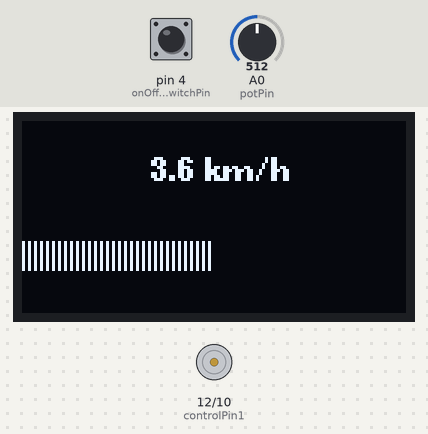
A sketch run on a simulated Arduino Uno, built with avr-gcc and run on an emulated ATmega328P. On the bench: 128×64 one-colour display, motor-driver pin pairs drawn as motors (green arrow = first pin HIGH = forward, orange = second pin HIGH = backward, longer = more drive, scaled by the enable pin). The inputs (shaded band) are chosen by the test bench; at power-on: pin 4 (onOffSwitchStateSwitchPin) LOW, A0 (potPin) = 512.

Above: at 1.2 s.
1.3 s: pin 4 (onOffSwitchStateSwitchPin) pulled HIGH for 0.15 s
At 1.9 s:
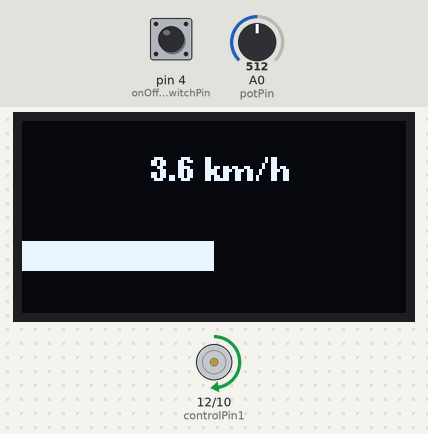
2.9 s: A0 (potPin) set to 716
At 3.3 s:
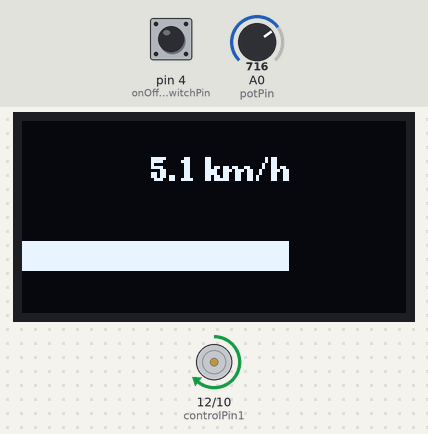
4.4 s: A0 (potPin) set to 900
At 4.9 s:
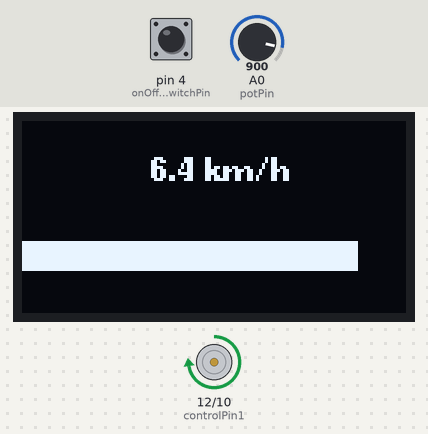
5.9 s: A0 (potPin) set to 122
At 6.4 s:
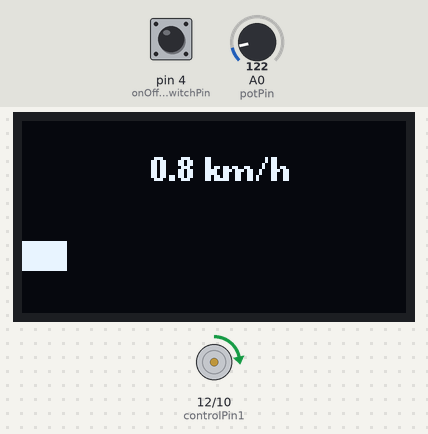
7.4 s: pin 4 (onOffSwitchStateSwitchPin) pulled HIGH for 1 s
At 7.9 s:
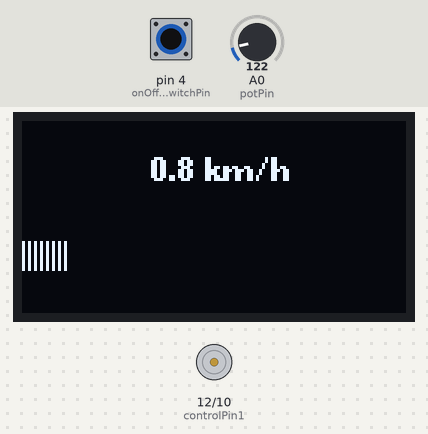
9.9 s: pin 4 (onOffSwitchStateSwitchPin) pulled HIGH for 3.2 s
At 11.0 s:
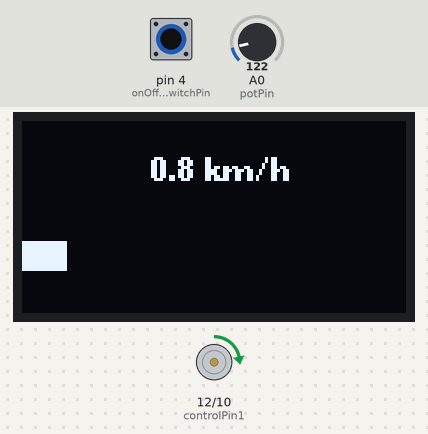
Timing chart, 0 to 12.9 s (numbered marks = the images above; inputs shaded):
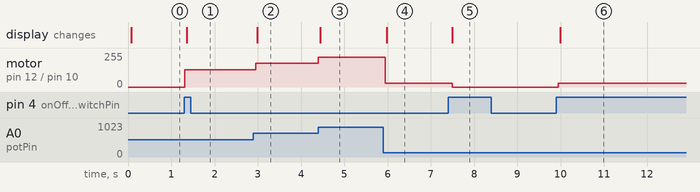

Measured:
- after the input at 1.3 s, motor on pin 12 (controlPin1) / pin 10 (controlPin2): stopped → forward 128/255 at once; the display: changes after 0.06 s (image 1)
- after the input at 2.9 s, motor on pin 12 (controlPin1) / pin 10 (controlPin2): forward 128/255 → forward 179/255 after 0.05 s; the display: changes after 0.09 s (image 2)
- after the input at 4.4 s, motor on pin 12 (controlPin1) / pin 10 (controlPin2): forward 179/255 → forward 225/255 at once; the display: changes at once (image 3)
- after the input at 5.9 s, motor on pin 12 (controlPin1) / pin 10 (controlPin2): forward 225/255 → forward 30/255 at once; the display: changes after 0.08 s (image 4)
- after the input at 7.4 s, motor on pin 12 (controlPin1) / pin 10 (controlPin2): forward 30/255 → stopped after 0.09 s; the display: changes after 0.09 s (image 5)
- after the input at 9.9 s, motor on pin 12 (controlPin1) / pin 10 (controlPin2): stopped → forward 30/255 after 0.05 s; the display: changes after 0.09 s (image 6)

The sketch:

prog_vitesse_moteur_ecran_sensorkit_18.ino
```cpp
#include <U8g2lib.h>
#include <Wire.h>

const int controlPin1 = 12;
const int controlPin2 = 10;
const int enablePin = 9;
const int onOffSwitchStateSwitchPin = 4;
const int potPin = A0;

int onOffSwitchState = 0;
int previousOnOffSwitchState = 0;

int motorEnabled = 0;
int motorSpeed = 0;

// Paramètres roue
const float rayon = 0.0625; // 125 mm = 0,125 m / 2
const float vmax = 2.0;     // vitesse max m/s (à ajuster selon ton moteur)

U8G2_SSD1306_128X64_NONAME_F_HW_I2C u8g2(U8G2_R2); // écran inversé 180°

void setup() {
  pinMode(onOffSwitchStateSwitchPin, INPUT);
  pinMode(controlPin1, OUTPUT);
  pinMode(controlPin2, OUTPUT);
  pinMode(enablePin, OUTPUT);

  digitalWrite(enablePin, LOW);
  u8g2.begin();
}

void loop() {
  // --- Lecture switch et moteur ---
  onOffSwitchState = digitalRead(onOffSwitchStateSwitchPin);
  delay(1);

  motorSpeed = analogRead(potPin) / 4;  // 0-255 PWM

  if (onOffSwitchState != previousOnOffSwitchState) {
    if (onOffSwitchState == HIGH) {
      motorEnabled = !motorEnabled;
    }
  }

  digitalWrite(controlPin1, HIGH);
  digitalWrite(controlPin2, LOW);

  if (motorEnabled) {
    analogWrite(enablePin, motorSpeed);
  } else {
    analogWrite(enablePin, 0);
  }

  // --- Calcul km/h ---
  float fractionPWM = motorSpeed / 255.0;
  float vitesse = fractionPWM * vmax; // vitesse en m/s
  float kmh = vitesse * 3.6;          // conversion km/h

  // --- AFFICHAGE OLED ---
  u8g2.clearBuffer();

  // Texte centré avec km/h (1 décimale)
  char buffer[10];
  dtostrf(kmh, 4, 1, buffer);  // km/h avec 1 décimale

  u8g2.setFont(u8g2_font_ncenB08_tr);

  // calculer largeur totale du texte à afficher
  int16_t textWidth = u8g2.getStrWidth(buffer) + u8g2.getStrWidth(" km/h");
  int16_t tx = (128 - textWidth) / 2;
  int16_t ty = 20;

  u8g2.setDrawColor(0);
  u8g2.drawBox(0, 0, 128, 24); // efface zone texte

  u8g2.setDrawColor(1);
  u8g2.setCursor(tx, ty);
  u8g2.print(buffer);
  u8g2.print(" km/h");

  // Barre de progression
  int largeur = map(motorSpeed, 0, 255, 0, 128);
  u8g2.setDrawColor(0);
  u8g2.drawBox(0, 40, 128, 10); // efface barre précédente

  if (motorEnabled) {
    // barre blanche
    u8g2.setDrawColor(1);
    u8g2.drawBox(0, 40, largeur, 10);
  } else {
    // barre hachurée pour simuler gris
    u8g2.setDrawColor(1);
    for (int x = 0; x < largeur; x += 2) {
      u8g2.drawVLine(x, 40, 10);
    }
  }

  u8g2.sendBuffer(); // envoie tout à l'écran
  previousOnOffSwitchState = onOffSwitchState;
  delay(50);
}
```
